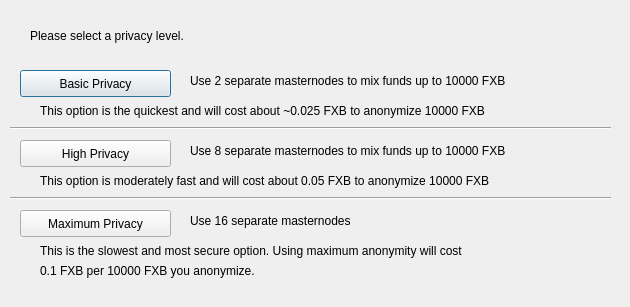
<?xml version="1.0" encoding="UTF-8"?>
<ui version="4.0">
 <class>ObfuscationConfig</class>
 <widget class="QDialog" name="ObfuscationConfig">
  <property name="geometry">
   <rect>
    <x>0</x>
    <y>0</y>
    <width>630</width>
    <height>307</height>
   </rect>
  </property>
  <property name="windowTitle">
   <string>Configure Obfuscation</string>
  </property>
  <widget class="QPushButton" name="buttonBasic">
   <property name="geometry">
    <rect>
     <x>20</x>
     <y>70</y>
     <width>151</width>
     <height>27</height>
    </rect>
   </property>
   <property name="text">
    <string>Basic Privacy</string>
   </property>
  </widget>
  <widget class="QPushButton" name="buttonHigh">
   <property name="geometry">
    <rect>
     <x>20</x>
     <y>140</y>
     <width>151</width>
     <height>27</height>
    </rect>
   </property>
   <property name="text">
    <string>High Privacy</string>
   </property>
  </widget>
  <widget class="QPushButton" name="buttonMax">
   <property name="geometry">
    <rect>
     <x>20</x>
     <y>210</y>
     <width>151</width>
     <height>27</height>
    </rect>
   </property>
   <property name="text">
    <string>Maximum Privacy</string>
   </property>
  </widget>
  <widget class="QLabel" name="label">
   <property name="geometry">
    <rect>
     <x>30</x>
     <y>20</y>
     <width>571</width>
     <height>31</height>
    </rect>
   </property>
   <property name="text">
    <string>Please select a privacy level.</string>
   </property>
  </widget>
  <widget class="QLabel" name="label_2">
   <property name="geometry">
    <rect>
     <x>190</x>
     <y>70</y>
     <width>421</width>
     <height>21</height>
    </rect>
   </property>
   <property name="text">
    <string>Use 2 separate masternodes to mix funds up to 10000 FXB</string>
   </property>
  </widget>
  <widget class="QLabel" name="label_3">
   <property name="geometry">
    <rect>
     <x>190</x>
     <y>140</y>
     <width>411</width>
     <height>21</height>
    </rect>
   </property>
   <property name="text">
    <string>Use 8 separate masternodes to mix funds up to 10000 FXB</string>
   </property>
  </widget>
  <widget class="QLabel" name="label_4">
   <property name="geometry">
    <rect>
     <x>190</x>
     <y>210</y>
     <width>421</width>
     <height>21</height>
    </rect>
   </property>
   <property name="text">
    <string>Use 16 separate masternodes</string>
   </property>
  </widget>
  <widget class="QLabel" name="label_6">
   <property name="geometry">
    <rect>
     <x>40</x>
     <y>100</y>
     <width>561</width>
     <height>21</height>
    </rect>
   </property>
   <property name="text">
    <string>This option is the quickest and will cost about ~0.025 FXB to anonymize 10000 FXB</string>
   </property>
  </widget>
  <widget class="QLabel" name="label_7">
   <property name="geometry">
    <rect>
     <x>40</x>
     <y>170</y>
     <width>561</width>
     <height>21</height>
    </rect>
   </property>
   <property name="text">
    <string>This option is moderately fast and will cost about 0.05 FXB to anonymize 10000 FXB</string>
   </property>
  </widget>
  <widget class="QLabel" name="label_8">
   <property name="geometry">
    <rect>
     <x>40</x>
     <y>240</y>
     <width>561</width>
     <height>21</height>
    </rect>
   </property>
   <property name="text">
    <string>This is the slowest and most secure option. Using maximum anonymity will cost</string>
   </property>
  </widget>
  <widget class="QLabel" name="label_9">
   <property name="geometry">
    <rect>
     <x>40</x>
     <y>260</y>
     <width>561</width>
     <height>21</height>
    </rect>
   </property>
   <property name="text">
    <string>0.1 FXB per 10000 FXB you anonymize.</string>
   </property>
  </widget>
  <widget class="Line" name="line">
   <property name="geometry">
    <rect>
     <x>10</x>
     <y>120</y>
     <width>601</width>
     <height>16</height>
    </rect>
   </property>
   <property name="orientation">
    <enum>Qt::Horizontal</enum>
   </property>
  </widget>
  <widget class="Line" name="line_2">
   <property name="geometry">
    <rect>
     <x>10</x>
     <y>190</y>
     <width>601</width>
     <height>16</height>
    </rect>
   </property>
   <property name="orientation">
    <enum>Qt::Horizontal</enum>
   </property>
  </widget>
 </widget>
 <resources/>
 <connections/>
</ui>
